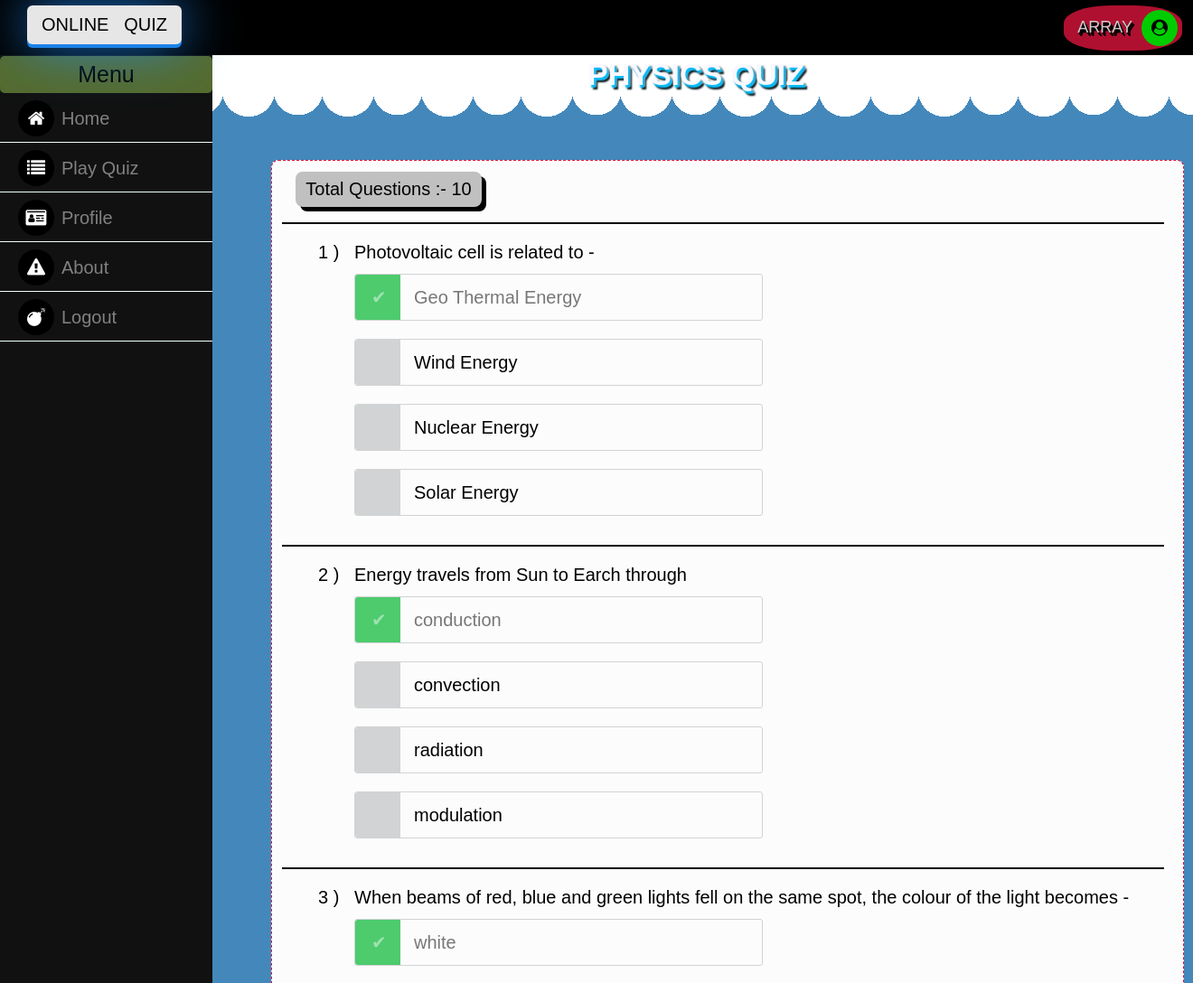
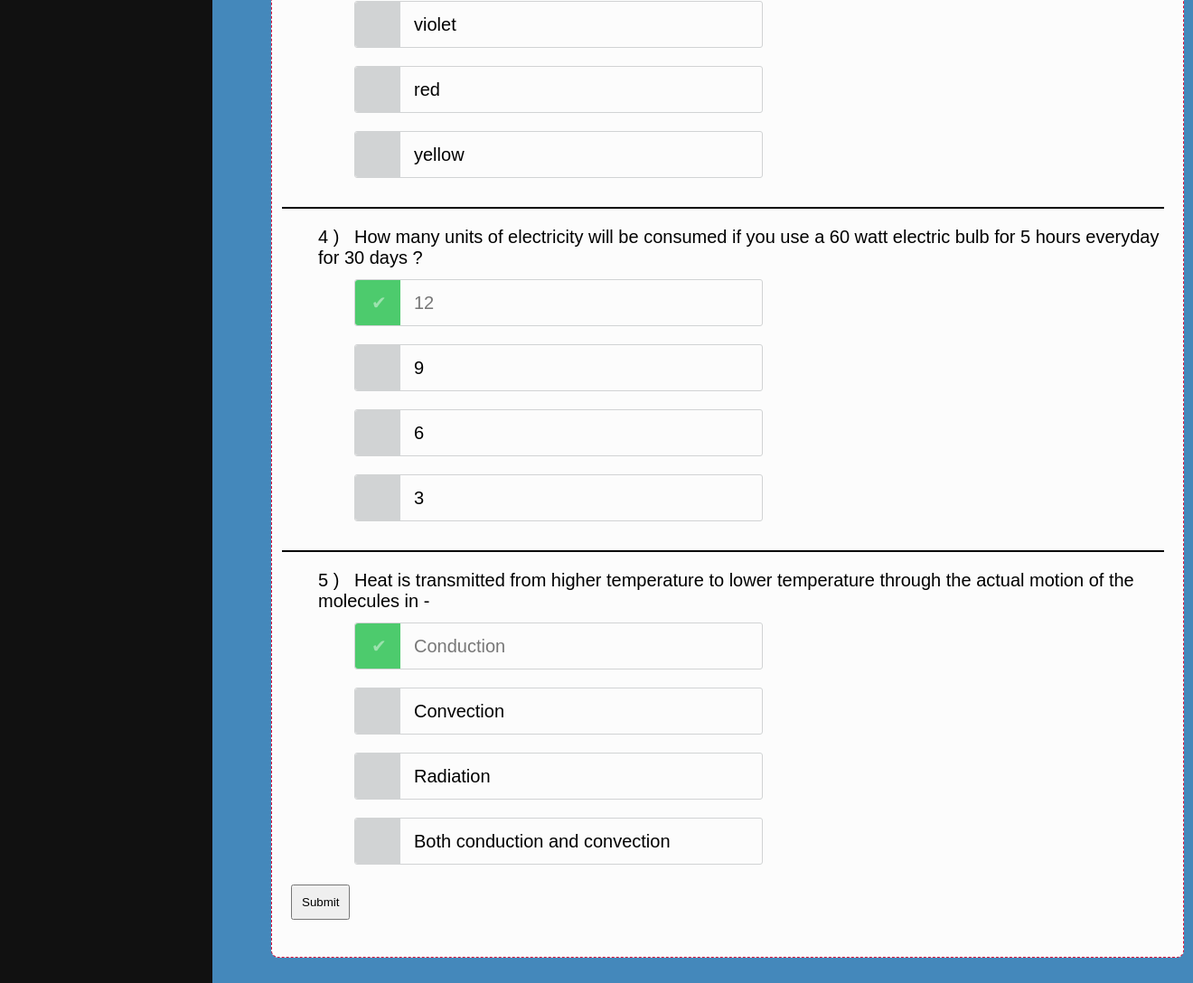
The app's page /display.php?sid=13 (signed in) with its own data (2 pictures, top to bottom).
### tables this page shows
CREATE TABLE `subject` (
  `subid` int(11) NOT NULL,
  `subname` varchar(200) DEFAULT NULL,
  `duration` int(45) DEFAULT NULL,
  `state` tinyint(4) DEFAULT NULL
);

CREATE TABLE `questions` (
  `questid` int(11) NOT NULL,
  `subject_subid` int(11) NOT NULL,
  `quest` varchar(255) DEFAULT NULL,
  `option1` varchar(200) NOT NULL,
  `option2` varchar(200) NOT NULL,
  `option3` varchar(200) NOT NULL,
  `option4` varchar(200) NOT NULL
);

### display.php (the view, shortened to what this page needs)
<?php
if(!isset($_SESSION["sees_user"]))  {
    header("location:login.php");
} else {
?>
<!doctype html>
<html>
<head>
<link rel="stylesheet" href="css/display1.css">
<link rel="stylesheet" href="https://maxcdn.bootstrapcdn.com/font-awesome/4.7.0/css/font-awesome.min.css">
</head>
<body>
<div class="menu">
	<div class="menubar">
		<p>Menu</p>
	</div class="navbar">
		<a href="home.php" class="linkref"><i class="fa fa-home" aria-hidden="true"></i>Home</a>
		<a href="categories.php" class="linkref"><i class="fa fa-list" aria-hidden="true"></i>Play Quiz</a>
		<a href="profile.php" class="linkref"><i class="fa fa-id-card" aria-hidden="true"></i>Profile</a>
		<a href="about.php" class="linkref"><i class="fa fa-exclamation-triangle" aria-hidden="true"></i>About</a>
		<a href="logout.php" class="linkref"><i class="fa fa-bomb" aria-hidden="true"></i>Logout</a>
</div>
<div class="nav" id="sticky">
	<span id="logo">Online&nbsp&nbsp&nbspQuiz</span>
	<span class="user"><span class="seeuser"><?=$_SESSION['sees_user'];?></span><i class="fa fa-user-circle" aria-hidden="true"></i></span>
</div>
<div class="main">
	 <?php
        $con=mysqli_connect('localhost','root','') or die(mysql_error());
        mysqli_select_db($con,'quiz') or die("cannot select DB");
        if(isset($_GET['sid'])) {
        	$id=$_GET['sid'];
            $query=mysqli_query($con,"SELECT * FROM subject");
        }
        while ($row=mysqli_fetch_array($query)) {
            if ($id==$row['subid']) {
?>
<div class="head">
	<?php echo $row['subname']; ?> Quiz
</div>
<?php
}
}
?>
<div class="content">
	<table>
	 <?php
        $con=mysqli_connect('localhost','root','') or die(mysql_error());
        mysqli_select_db($con,'quiz') or die("cannot select DB");
        echo "<tr>
	<td><span class='qno'>Total Questions :- 10</span></td></tr>";
            $get=mysqli_query($con,"SELECT * FROM questions WHERE subject_subid='$id' ORDER BY RAND() LIMIT 10");
        $questno=0;
echo"<form action='action.php?sid=".$id."' method='POST'>";
        $count=0;
        while ($row=mysqli_fetch_array($get)) {
        $quest=$row['quest'];
        $opt1=$row['option1'];
        $opt2=$row['option2'];
        $opt3=$row['option3'];
        $opt4=$row['option4'];
$questno++;
echo"<tr>
	<td><span class='txt'> $questno ) &nbsp $quest</span></td>
</tr>";
$count=$count+1;
echo"<tr>";
	echo"<td><div class='select'>
<input type='radio' name='radio".$questno."' id='radio".$count."' value='".$opt1."' class='radio'  checked/>
<label for='radio".$count."'>$opt1</label>
</div>";
$count=$count+1;
echo"<div class='select'>
<input type='radio' name='radio".$questno."' id='radio".$count."' value='".$opt2."' class='radio'/>
<label for='radio".$count."'>$opt2</label>
</div>";
$count=$count+1;
echo"<div class='select'>
<input type='radio' name='radio".$questno."' id='radio".$count."' value='".$opt3."' class='radio'/>
<label for='radio".$count."'>$opt3</label>
</div>";
$count=$count+1;
echo"<div class='select'>
<input type='radio' name='radio".$questno."' id='radio".$count."' value='".$opt4."' class='radio'/>
<label for='radio".$count."'>$opt4</label>
</div>";
echo"</td>";
echo"</tr>";
	}
echo"<tr>
	<td><div class='submitb'><button id='submit'>Submit</button></div></td>";
echo"</tr>";
	?>
</div>
</div>
</body>
</html>
<?php
}
?>

### css/display1.css (style rules this page uses)
body { margin: 0px; border: 0px; font-family: Arial, Helvetica, sans-serif; font-size: 17px; background: linear-gradient(#ffffff 50%, rgba(255,255,255,0) 0) 0 0, radial-gradient(circle closest-side, #FFFFFF 53%, rgba(255,255,255,0) 0) 0 0, radial-gradient(circle closest-side, #FFFFFF 50%, rgba(255,255,255,0) 0) 55px 0 #48B; background-size:110px 200px; background-repeat:repeat-x; }
.menu { color: #fff; height: 100%; width: 235px; position: fixed; z-index: 1; top: 0px; left: 0px; background-color: #111; overflow-x: hidden; font-family: sans-serif; font-size: 18px; }
.menu .fa { background-color: #000; color: #fff; width: 40px; height: 40px; text-align: center; line-height: 40px; border-radius: 50%; margin-right: 8px; }
.menubar p { font-size: 25px; color: #000; padding: 6px 0px 6px 0px; width: 100%; text-align: center; border-radius: 5px; margin-top: 62px; background-color: #556b2f; margin-bottom: 2px; }
.menu a { padding: 6px 0px 6px 20px; text-decoration: none; font-size: 20px; color: #818181; display: block; border: none; background: none; width: 92%; text-align: left; cursor: pointer; outline: none; border-bottom: solid 1px #f0ffff; margin-bottom: 2px; }
.nav { height: 61px; background-color: #000; }
#sticky { position: fixed; top: 0; z-index: 100; width: 100%; }
#logo { text-transform: uppercase; background-color: #fff; color: #000; padding: 10px 16px ; border-radius: 6px; font-family: arial; font-size: 20px; mix-blend-mode: screen; box-shadow: 0 4px #1e90ff, 0 0 60px #1e90ff; opacity: 0.9; margin-left: 30px; }
.user { color: #fff; font-family: sans-serif; font-size: 18px; float: right; color: #fff; padding: 5px; border-radius: 40%; background-color: #dc143c; opacity: 0.8; margin-right: 12px; }
.user .fa { background-color: #00ff00; color: #000; width: 40px; height: 40px; text-align: center; line-height: 40px; border-radius: 50%; }
.seeuser { margin-right: 10px; text-transform: uppercase; margin-top: 9px; text-shadow: 1px 2px 0px #000, 2px 3px 0px #000, 3px 4px 0px #000; }
span { float: left; margin: 6px 0px 0px 10px; }
.main { margin-left: 300px; margin-right: 80px; font-size: 20px; margin-top:63px; margin-bottom: 2px }
.head { font-size: 34px; color: #f8f8ff; font-weight: 700; text-align: center; margin-bottom: 75px; text-shadow: 2px 3px 2px #00bfff, 3px 2px 2px #999, 4px 5px 2px #000; text-transform: uppercase; }
table { width: 100%; margin-left: 0px; }
table, th, td { border-collapse: collapse; padding: 10px 0 10 0; }
.content { width: 1008px; height: auto; margin-top: 20px; background-color: #fcfcfc; outline: 1px solid #2f4f4f; outline-style: span; padding-top: 5px; padding-bottom: 40px; margin-bottom: 80px; border-radius: 8px; outline: none; border-style: dashed; border-color: #dc143c; border-width: 1.2px; }
.qno { margin-left: 25px; margin-bottom: -5px; width: 190px; height: auto; padding: 8px; text-align: center; border-radius: 8px; background-color: #c0c0c0; box-shadow: 5px 5px #000; }
.txt { padding-left: 40px; margin-top: 20px; border-top: solid 2px; padding-top: 20px; width: 93%; }
.select { clear: both; margin: 0 90px; }
label { width: 450px; border-radius: 3px; border: 1px solid #D1D3D4 }
input.radio:empty ~ label { position: relative; float: left; line-height: 2.5em; text-indent: 3.25em; margin-top: 10px; margin-bottom: 10px; cursor: pointer; -webkit-user-select: none; -moz-user-select: none; -ms-user-select: none; user-select: none; }
input.radio:empty ~ label:before { position: absolute; display: block; top: 0; bottom: 0; left: 0; content: ''; width: 2.5em; background: #D1D3D4; border-radius: 3px 0 0 3px; }
input.radio:checked ~ label:before { content:'\2714'; text-indent: .9em; color: #9CE2AE; background-color: #4DCB6D; }
input.radio:checked ~ label { color: #777; }
button { padding: 10px; }
.submitb { margin-left: 20px; margin-top: 10px; }

### records on screen
subject: subname "PHYSICS"
questions: quest "Photovoltaic cell is related to -", option1 "Geo Thermal Energy", option2 "Wind Energy", option3 "Nuclear Energy", option4 "Solar Energy"
questions: quest "Energy travels from Sun to Earch through", option1 "conduction", option2 "convection", option3 "radiation", option4 "modulation"
questions: quest "When beams of red, blue and green lights fell on the same spot, the colour of the light becomes -", option1 "white", option2 "violet", option3 "red", option4 "yellow"
questions: quest "How many units of electricity will be consumed if you use a 60 watt electric bulb for 5 hours everyday for 30 days ?", option1 "12", option2 "9", option3 "6", option4 "3"
questions: quest "Heat is transmitted from higher temperature to lower temperature through the actual motion of the molecules in -", option1 "Conduction", option2 "Convection", option3 "Radiation", option4 "Both conduction and convection"

### other values on screen
$_SESSION['sees_user'] "ARRAY"
